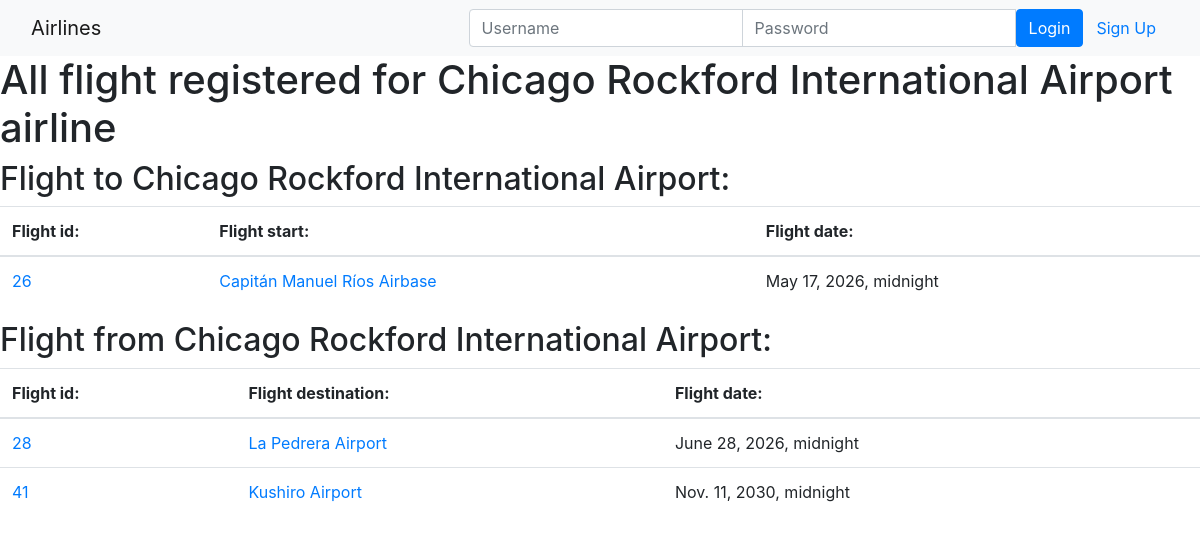
The app's page /airline/airport/4028 with its own data.
### airline/models.py (models this page shows, shortened)
class Airport(models.Model):
    airport_id = models.IntegerField(primary_key=True)
    name = models.CharField(max_length=100)
    city = models.CharField(max_length=100)
    country = models.CharField(max_length=100)
    latitude = models.FloatField()
    longitude = models.FloatField()
    def __str__(self):
        return f"{self.name}"

class Flight(models.Model):
    flight_number = models.IntegerField()
    start = models.ForeignKey(Airport, on_delete=models.CASCADE, related_name='departures')
    destination = models.ForeignKey(Airport, on_delete=models.CASCADE, related_name='arrivals')
    date = models.DateTimeField()

### airline/views.py (the view)
# urls.py: path('airport/<int:airport_id>', views.airport, name='airport'),
def airport(request, airport_id):
    airport= {"airport": get_object_or_404(Airport, pk=airport_id)}
    return render(request, template_name="airline/airport.html", context=airport)

### airline/templates/airline/airport.html
{% extends "airline/index.html" %}
{% block content %}
<div class="table">
    <h1>
        All flight registered for {{airport}} airline
    </h1>
<table class="table">
    <thead>
        <h2>Flight to {{airport}}:</h2>
        <tr>
            <th>Flight id: </th>
            <th>Flight start: </th>
            <th>Flight date: </th>
        </tr>
    </thead>
    <tbody>
        {% if airport.departures.all %}
            {% for fli in airport.departures.all %}
                <tr>
                        <td><a href="/airline/flight/{{fli.id}}">{{fli.id}}</a></td>
                        <td><a href="/airline/airport/{{fli.destination.airport_id}}">{{fli.destination}} </a></td>
                        <td>{{fli.date}}</td>
                </tr>
            {% endfor %}
        {% else %}
                <tr>
                    <td>No flight to this airport</td>
                </tr>
        {% endif %}
    </tbody>
</table>
<table class="table">
    <thead>
        <h2>Flight from {{airport}}:</h2>
        <tr>
            <th>Flight id: </th>
            <th>Flight destination: </th>
            <th>Flight date: </th>
        </tr>
    </thead>
    <tbody>
        {% if airport.arrivals.all %}
            {% for fli in airport.arrivals.all %}
            <tr>
                <td><a href="/airline/flight/{{fli.id}}">{{fli.id}}</a></td>
                <td><a href="/airline/airport/{{fli.start.airport_id}}">{{fli.start}} </a></td>
                <td>{{fli.date}}</td>
            </tr>
            {% endfor %}
        {% else %}
            <tr>
                <td>No flight from this airport</td>
            </tr>
        {% endif %}
    </tbody>
</table>
</div>
{% endblock %}

### records on screen
Airport: name "Chicago Rockford International Airport"
Flight: id "26", destination "Capitán Manuel Ríos Airbase", date "May 17, 2026, midnight"
Flight: id "28", start "La Pedrera Airport", date "June 28, 2026, midnight"
Flight: id "41", start "Kushiro Airport", date "Nov. 11, 2030, midnight"
